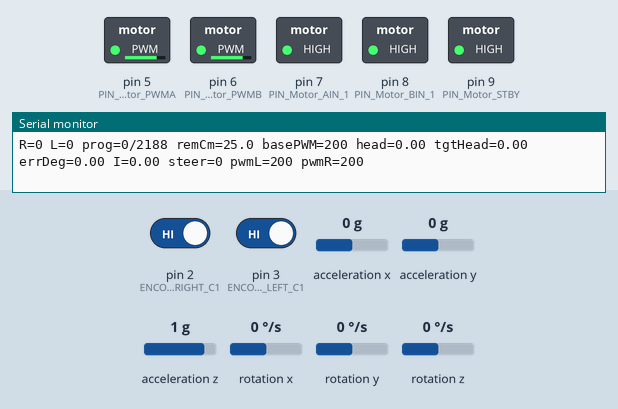
Recording of a sketch running on a simulated Arduino Uno, built with avr-gcc and run on an emulated ATmega328P. Parts: switched loads named in the sketch (green lamp = pin HIGH), the last lines printed to the serial monitor. Wiring (inferred from the names in the program): MPU-6050 motion sensor at I2C address 0x68. Dashed ring = blinking. The inputs (shaded band) are chosen by the test bench; at power-on: rotation z 0 °/s, pin 2 (ENCODER_RIGHT_C1) HIGH, pin 3 (ENCODER_LEFT_C1) HIGH, acceleration x 0 g, acceleration y 0 g, acceleration z 1 g, rotation x 0 °/s, rotation y 0 °/s.

Above: at 6.9 s.
7.0 s: rotation z set to -192 °/s
At 9.9 s:
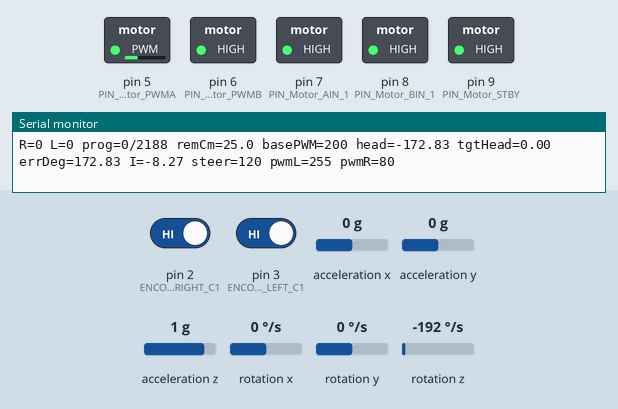
10.0 s: rotation z set to 0 °/s
At 11.0 s:
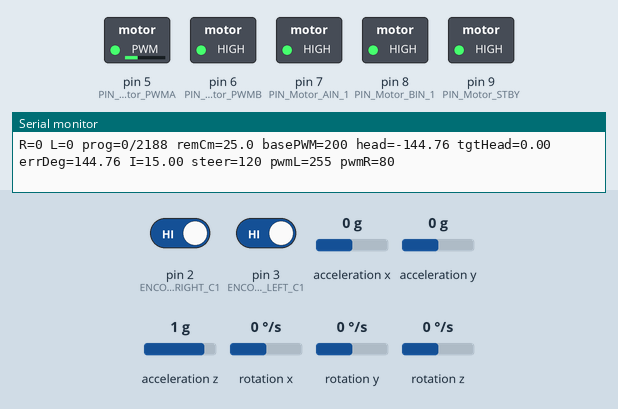
13.0 s: rotation z set to -100 °/s
At 15.1 s:
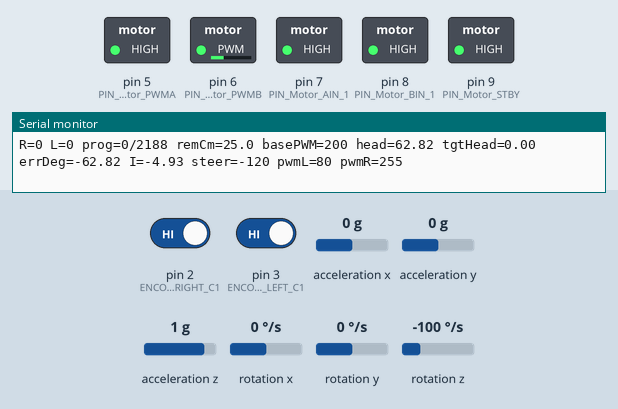
Timing chart, 0 to 21.9 s (numbered marks = the images above; inputs shaded):
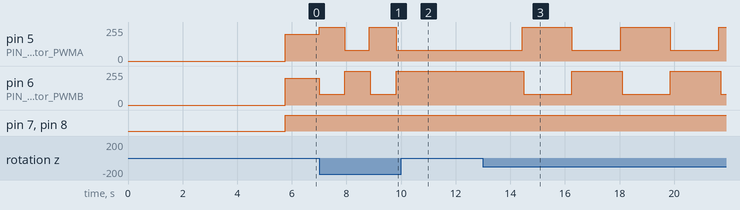

Measured:
- after the input at 7.0 s, pin 5 (PIN_Motor_PWMA): alternates 255/255 for 0.96 s and 80/255 for 0.89 s, starting at once; pin 6 (PIN_Motor_PWMB): alternates 255/255 for 0.92 s and 80/255 for 0.95 s, starting at once
- after the input at 10.0 s, pin 5 (PIN_Motor_PWMA): stays 80/255 (without the input it goes to 255/255 after 0.71 s); pin 6 (PIN_Motor_PWMB): stays 255/255 (without the input it goes to 80/255 after 0.74 s)
- after the input at 13.0 s, pin 5 (PIN_Motor_PWMA): alternates 255/255 for 1.8 s and 80/255 for 1.8 s, starting after 1.4 s; pin 6 (PIN_Motor_PWMB): alternates 255/255 for 1.9 s and 80/255 for 1.8 s, starting after 1.5 s

The sketch:

robottourfeb16.ino
```cpp
#include <Wire.h>
#include <math.h>

// ===================== MOTOR PINS =====================
#define PIN_Motor_PWMA 5
#define PIN_Motor_PWMB 6
#define PIN_Motor_AIN_1 7
#define PIN_Motor_BIN_1 8
#define PIN_Motor_STBY 9

// ===================== ENCODER PINS =====================
#define ENCODER_RIGHT_C1 2
#define ENCODER_RIGHT_C2 4
#define ENCODER_LEFT_C1 3
#define ENCODER_LEFT_C2 11

// ===================== MPU6050 =====================
#define MPU_ADDR         0x68
#define REG_PWR_MGMT_1   0x6B
#define REG_SMPLRT_DIV   0x19
#define REG_CONFIG       0x1A
#define REG_GYRO_CONFIG  0x1B
#define REG_INT_ENABLE   0x38
#define REG_ACCEL_XOUT_H 0x3B

// ===================== TUNING =====================
#define CAL_SAMPLES 2000 //3000
#define GYRO_LSB_PER_DPS 16.4f //131.0
#define YAW_SIGN (-1)

// Turning (KEEPING YOUR “PERFECT TURNING” BASE)
#define TURN_PWM 120
#define TURN_TOL_DEG 0.75f //0.75
#define TURN_STABLE_MS 80
#define TURN_SCALE 0.96f //0.96 //.958 //.97 //0.965

#define USE_3_STAGE_TURN true
#define TURN_STAGE2_DEG 20.0f
#define TURN_STAGE3_DEG 6.0f
#define TURN_PWM_MED   85 //85
#define TURN_PWM_SLOW  45 //45
#define TURN_MIN_PWM   40
#define TURN_TIMEOUT_MS 10000
#define TURN_STOP_IN_WINDOW true

// Driving distance -> encoder conversion
#define COUNTS_PER_50CM 4375.0f //4010 5250 5100 4900 4400perfect 4350
#define COUNTS_PER_CM (COUNTS_PER_50CM / 50.0f)

// Driving PWM staging
#define USE_3_STAGE_DRIVE true
#define DRIVE_PWM_FAST 200 //140 //200
#define DRIVE_PWM_MED  160 //140 //160
#define DRIVE_PWM_SLOW 140 //140 //140
#define DRIVE_PWM_MIN  0

#define DRIVE_STAGE2_CM 10.0f
#define DRIVE_STAGE3_CM 3.0f

#define DRIVE_PWM_MAX 255

// ===================== STRAIGHT-LINE HEADING PID =====================
#define DRIVE_STEER_SIGN (1)
#define DRIVE_PID_HZ 200
#define DRIVE_PID_DT_US (1000000UL / DRIVE_PID_HZ)

float DRIVE_KP_PID = 10.70f; //3.50 2.70 //3.70
float DRIVE_KI_PID = 2.08f; //3.50 //0.08
float DRIVE_KD_PID = 1.00f; //1.70 //2.00

float drive_err_i = 0.0f;
float drive_last_err = 0.0f;

#define DRIVE_I_CLAMP 15.0f
#define DRIVE_CORR_CLAMP 120.0f
#define DRIVE_ERR_DEADBAND_DEG 0.25f

// ===================== STATE =====================
bool ranSequence = false;
float gyroBiasZ = 0.0f;
float headingDeg = 0.0f;
uint32_t lastMicros = 0;

// ===================== ENCODER STATE =====================
volatile long rightCount = 0;
volatile long leftCount  = 0;

// ===================== I2C LOCKUP HARDENING (MINIMAL ADD) =====================
// If I2C stalls, Wire timeout will trigger; we stop motors and can optionally re-init MPU.
#define I2C_WIRE_TIMEOUT_US 2500UL   // 2.5 ms
#define I2C_FAIL_STOP_COUNT 3        // stop motors after N consecutive read failures
static uint8_t i2cFailCount = 0;

// ===================== I2C HELPERS =====================
inline void mpuWrite(uint8_t reg, uint8_t val) {
  Wire.beginTransmission(MPU_ADDR);
  Wire.write(reg);
  Wire.write(val);
  Wire.endTransmission(true);
}

inline bool mpuReadGyroZ(int16_t &gz) {
  Wire.beginTransmission(MPU_ADDR);
  Wire.write(REG_ACCEL_XOUT_H);
  if (Wire.endTransmission(false) != 0) return false;

  if (Wire.requestFrom(MPU_ADDR, 14, true) != 14) return false;

  for (uint8_t i = 0; i < 12; i++) Wire.read();
  gz = (int16_t)((Wire.read() << 8) | Wire.read());
  return true;
}

// ===================== MPU INIT =====================
void initMPU6050() {
  mpuWrite(REG_PWR_MGMT_1, 0x01);
  mpuWrite(REG_GYRO_CONFIG, 0x18); //0x00
  mpuWrite(REG_CONFIG, 0x05);        // DLPF 10Hz
  mpuWrite(REG_SMPLRT_DIV, 0x04);    // ~200Hz
  mpuWrite(REG_INT_ENABLE, 0x00);
}

// ===================== CALIBRATION =====================
void calibrateGyroZ() {
  delay(2000);  // warm-up

  int64_t sum = 0;
  uint16_t count = 0;

  for (uint16_t i = 0; i < CAL_SAMPLES; i++) {
    int16_t gz;
    if (mpuReadGyroZ(gz)) {
      sum += gz;
      count++;
    }
    delayMicroseconds(1000);
  }

  gyroBiasZ = (count == 0) ? 0.0f : (float)sum / (float)count;
  headingDeg = 0.0f;
  lastMicros = micros();
  i2cFailCount = 0;
}

// ===================== MATH =====================
inline float wrap180(float a) {
  while (a <= -180.0f) a += 360.0f;
  while (a >  180.0f)  a -= 360.0f;
  return a;
}

inline float angleError(float target, float current) {
  return wrap180(target - current);
}

// ===================== MOTOR CONTROL =====================
inline void motorsStandby(bool enable) {
  digitalWrite(PIN_Motor_STBY, enable ? HIGH : LOW);
}

inline void motorsStop() {
  analogWrite(PIN_Motor_PWMA, 0);
  analogWrite(PIN_Motor_PWMB, 0);
}

inline void setRightMotor(int pwm) {
  pwm = constrain(pwm, -255, 255);
  digitalWrite(PIN_Motor_AIN_1, (pwm >= 0) ? HIGH : LOW);
  analogWrite(PIN_Motor_PWMA, abs(pwm));
}

inline void setLeftMotor(int pwm) {
  pwm = constrain(pwm, -255, 255);
  digitalWrite(PIN_Motor_BIN_1, (pwm >= 0) ? HIGH : LOW);
  analogWrite(PIN_Motor_PWMB, abs(pwm));
}

void spinInPlace(int pwm) {
  setLeftMotor(+pwm);
  setRightMotor(-pwm);
}

// ===================== ENCODER HELPERS =====================
inline void resetEncoders() {
  noInterrupts();
  rightCount = 0;
  leftCount = 0;
  interrupts();
}

inline long getRightCount() {
  noInterrupts();
  long v = rightCount;
  interrupts();
  return v;
}

inline long getLeftCount() {
  noInterrupts();
  long v = leftCount;
  interrupts();
  return v;
}

// ===================== YAW UPDATE (MINIMAL CHANGE) =====================
void updateYaw() {
  int16_t gz;
  if (!mpuReadGyroZ(gz)) {
    // Consecutive-fail guard: if I2C is glitching, stop motors to prevent runaway.
    if (++i2cFailCount >= I2C_FAIL_STOP_COUNT) {
      motorsStop();
      // Optional: try to recover sensor quickly (kept minimal; no recalibration)
      initMPU6050();
      i2cFailCount = 0;
      lastMicros = micros(); // prevent huge dt after recovery
    }
    return;
  }

  i2cFailCount = 0;

  uint32_t now = micros();
  uint32_t dtMicros = now - lastMicros;
  lastMicros = now;

  if (dtMicros == 0 || dtMicros > 200000) return;

  float dt = dtMicros * 1e-6f;
  float rateDps = ((gz - gyroBiasZ) / GYRO_LSB_PER_DPS) * (float)YAW_SIGN;
  headingDeg = wrap180(headingDeg + rateDps * dt);
}

// ===================== TURN FUNCTIONS (UNCHANGED) =====================
void turnBy(float deltaDeg) {
  updateYaw();
  float target = wrap180(headingDeg + deltaDeg * TURN_SCALE);

  uint32_t stableStart = 0;
  uint32_t startMs = millis();

  while (true) {
    updateYaw();

    if (millis() - startMs > TURN_TIMEOUT_MS) {
      motorsStop();
      break;
    }

    float err = angleError(target, headingDeg);
    float aerr = fabs(err);

    if (aerr <= TURN_TOL_DEG) {
      if (TURN_STOP_IN_WINDOW) motorsStop();

      if (stableStart == 0) stableStart = millis();
      if (millis() - stableStart >= TURN_STABLE_MS) break;

      if (TURN_STOP_IN_WINDOW) continue;
    } else {
      stableStart = 0;
    }

    int dir = (err >= 0) ? +1 : -1;
    int pwm = TURN_PWM;

    if (USE_3_STAGE_TURN) {
      if (aerr <= TURN_STAGE3_DEG) pwm = TURN_PWM_SLOW;
      else if (aerr <= TURN_STAGE2_DEG) pwm = TURN_PWM_MED;
      else pwm = TURN_PWM;
    } else {
      pwm = (aerr <= TURN_STAGE2_DEG) ? TURN_PWM_MED : TURN_PWM;
    }

    if (pwm < TURN_MIN_PWM) pwm = TURN_MIN_PWM;
    spinInPlace(dir * pwm);
  }

  motorsStop();
  resetEncoders();
  delay(30);
  resetEncoders();
}

void turnRight(float deg) { turnBy(+fabs(deg)); }
void turnLeft(float deg)  { turnBy(-fabs(deg)); }

// ===================== DRIVE =====================
void drive(float distanceCm) {
  int dir = (distanceCm >= 0) ? +1 : -1;
  float distAbs = fabs(distanceCm);
  long targetCounts = (long)(distAbs * COUNTS_PER_CM + 0.5f);

  updateYaw();
  float targetHeading = headingDeg;

  resetEncoders();
  delay(30);
  resetEncoders();

  drive_err_i = 0.0f;
  drive_last_err = 0.0f;

  uint32_t lastPidUs = micros();
  uint32_t lastPrint = 0;

  Serial.println("---- DRIVE START ----");
  Serial.print("cmdCm=");
  Serial.print(distanceCm, 2);
  Serial.print(" targetCounts=");
  Serial.println(targetCounts);

  while (true) {
    updateYaw();

    long r = getRightCount();
    long l = getLeftCount();

    long progress = (abs(r) + abs(l)) / 2;
    long remainingCounts = targetCounts - progress;
    float remainingCm = remainingCounts / COUNTS_PER_CM;

    int basePWM;
    if (USE_3_STAGE_DRIVE) {
      if (remainingCm <= DRIVE_STAGE3_CM) basePWM = DRIVE_PWM_SLOW;
      else if (remainingCm <= DRIVE_STAGE2_CM) basePWM = DRIVE_PWM_MED;
      else basePWM = DRIVE_PWM_FAST;
    } else {
      basePWM = (remainingCm <= DRIVE_STAGE2_CM) ? DRIVE_PWM_MED : DRIVE_PWM_FAST;
    }

    uint32_t nowUs = micros();
    uint32_t dtUs = nowUs - lastPidUs;
    if (dtUs >= DRIVE_PID_DT_US) {
      lastPidUs = nowUs;
      float dt = dtUs / 1e6f;

      float err = angleError(targetHeading, headingDeg);
      if (fabs(err) < DRIVE_ERR_DEADBAND_DEG) err = 0.0f;

      float P = DRIVE_KP_PID * err;

      drive_err_i += err * dt;
      drive_err_i = constrain(drive_err_i, -DRIVE_I_CLAMP, DRIVE_I_CLAMP);
      float I = DRIVE_KI_PID * drive_err_i;

      float derr = (dt > 0) ? ((err - drive_last_err) / dt) : 0.0f;
      float D = DRIVE_KD_PID * derr;
      drive_last_err = err;

      float corr = (float)DRIVE_STEER_SIGN * (P + I + D);
      corr = constrain(corr, -(float)DRIVE_CORR_CLAMP, (float)DRIVE_CORR_CLAMP);

      int steer = (int)lroundf(corr);

      int leftPWM  = dir * basePWM + steer;
      int rightPWM = dir * basePWM - steer;

      if (abs(leftPWM) < DRIVE_PWM_MIN && leftPWM != 0) {
        leftPWM = (leftPWM > 0) ? DRIVE_PWM_MIN : -DRIVE_PWM_MIN;
      }
      if (abs(rightPWM) < DRIVE_PWM_MIN && rightPWM != 0) {
        rightPWM = (rightPWM > 0) ? DRIVE_PWM_MIN : -DRIVE_PWM_MIN;
      }

      leftPWM  = constrain(leftPWM,  -DRIVE_PWM_MAX, DRIVE_PWM_MAX);
      rightPWM = constrain(rightPWM, -DRIVE_PWM_MAX, DRIVE_PWM_MAX);

      setLeftMotor(leftPWM);
      setRightMotor(rightPWM);

      if (millis() - lastPrint >= 50) {
        lastPrint = millis();
        Serial.print("R=");
        Serial.print(r);
        Serial.print(" L=");
        Serial.print(l);
        Serial.print(" prog=");
        Serial.print(progress);
        Serial.print("/");
        Serial.print(targetCounts);
        Serial.print(" remCm=");
        Serial.print(remainingCm, 1);

        Serial.print(" basePWM=");
        Serial.print(basePWM);
        Serial.print(" head=");
        Serial.print(headingDeg, 2);
        Serial.print(" tgtHead=");
        Serial.print(targetHeading, 2);

        Serial.print(" errDeg=");
        Serial.print(err, 2);
        Serial.print(" I=");
        Serial.print(drive_err_i, 2);

        Serial.print(" steer=");
        Serial.print(steer);
        Serial.print(" pwmL=");
        Serial.print(leftPWM);
        Serial.print(" pwmR=");
        Serial.println(rightPWM);
      }
    }

    if (progress >= targetCounts) break;
  }

  motorsStop();

  long rEnd = getRightCount();
  long lEnd = getLeftCount();
  long progEnd = (abs(rEnd) + abs(lEnd)) / 2;

  Serial.println(">>> DRIVE END");
  Serial.print("Rend=");
  Serial.print(rEnd);
  Serial.print(" Lend=");
  Serial.print(lEnd);
  Serial.print(" progEnd=");
  Serial.print(progEnd);
  Serial.print("/");
  Serial.println(targetCounts);
  Serial.println("---- DRIVE STOP ----");
}

// ===================== ENCODER ISRs =====================
void isrRight() { rightCount++; }
void isrLeft()  { leftCount++;  }

// ===================== ARDUINO =====================
void setup() {
  pinMode(PIN_Motor_PWMA, OUTPUT);
  pinMode(PIN_Motor_PWMB, OUTPUT);
  pinMode(PIN_Motor_AIN_1, OUTPUT);
  pinMode(PIN_Motor_BIN_1, OUTPUT);
  pinMode(PIN_Motor_STBY, OUTPUT);
  motorsStandby(true);
  motorsStop();

  Serial.begin(115200);
  delay(500);

  pinMode(ENCODER_RIGHT_C1, INPUT_PULLUP);
  pinMode(ENCODER_RIGHT_C2, INPUT_PULLUP);
  pinMode(ENCODER_LEFT_C1, INPUT_PULLUP);
  pinMode(ENCODER_LEFT_C2, INPUT_PULLUP);

  attachInterrupt(digitalPinToInterrupt(ENCODER_RIGHT_C1), isrRight, RISING);
  attachInterrupt(digitalPinToInterrupt(ENCODER_LEFT_C1),  isrLeft,  RISING);

  Wire.begin();
  Wire.setClock(400000);

  // --- Minimal, high-impact change: prevent Wire from hanging forever ---
  // If the I2C bus stalls, Wire will time out and (with 'true') reset its internal state.
  Wire.setWireTimeout(I2C_WIRE_TIMEOUT_US, true);

  initMPU6050();
  calibrateGyroZ();
}

void loop() {
  updateYaw();

  if (!ranSequence) {
    //SQUARE CODE
    // drive(50);
    // turnRight(90);
    // drive(50);
    // turnRight(90);
    // drive(50);
    // turnRight(90);
    // drive(50);
    // turnRight(90);
    //TRACK CODE
    drive(25);
    turnLeft(90);
    drive(50);
    turnRight(90);
    drive(150);
    turnLeft(90);
    drive(50);
    turnLeft(180);
    drive(50);
    turnRight(90);
    drive(150);
    turnLeft(90);
    drive(50);
    turnLeft(90);
    drive(100);
    turnRight(90);
    drive(50);
    turnLeft(90);
    drive(50);
    turnRight(90);
    drive(50);
    turnRight(90);
    drive(150);
    turnRight(180);
    drive(150);
    turnLeft(90);
    drive(100);
    turnLeft(90);
    drive(150);
    turnLeft(90);
    drive(50);
    ranSequence = true;
  }

  motorsStop();
}
```
